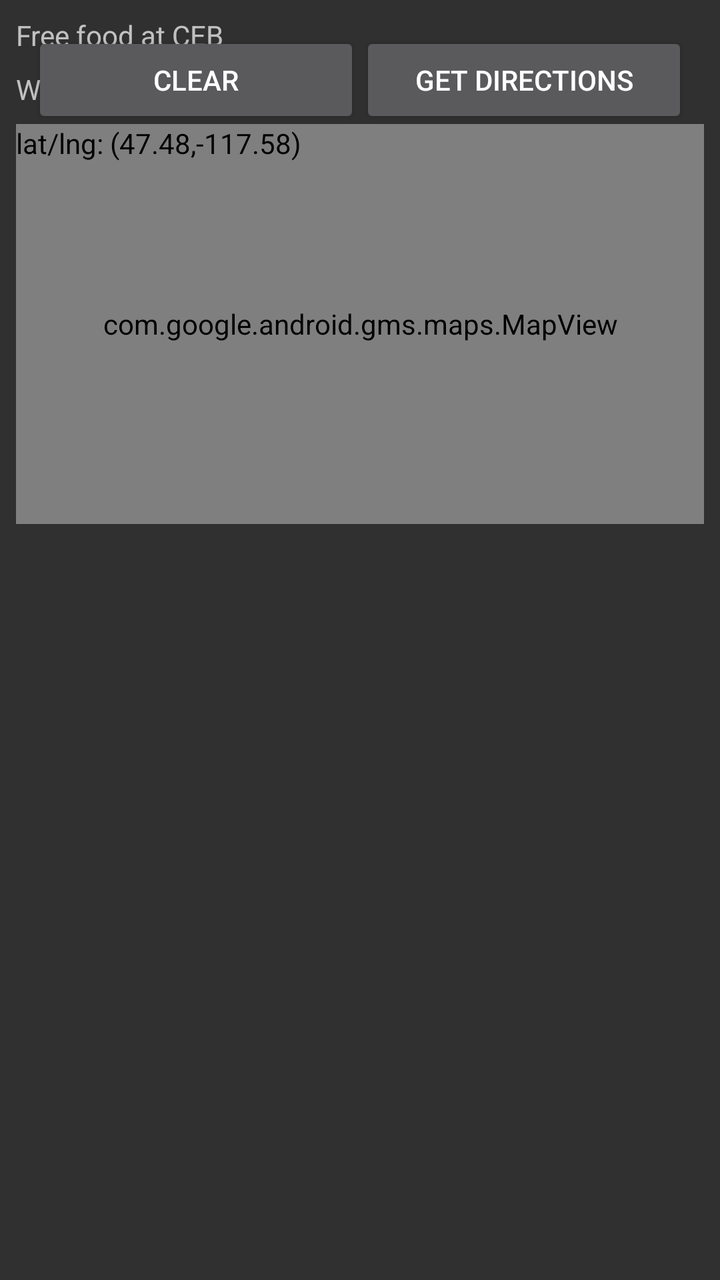
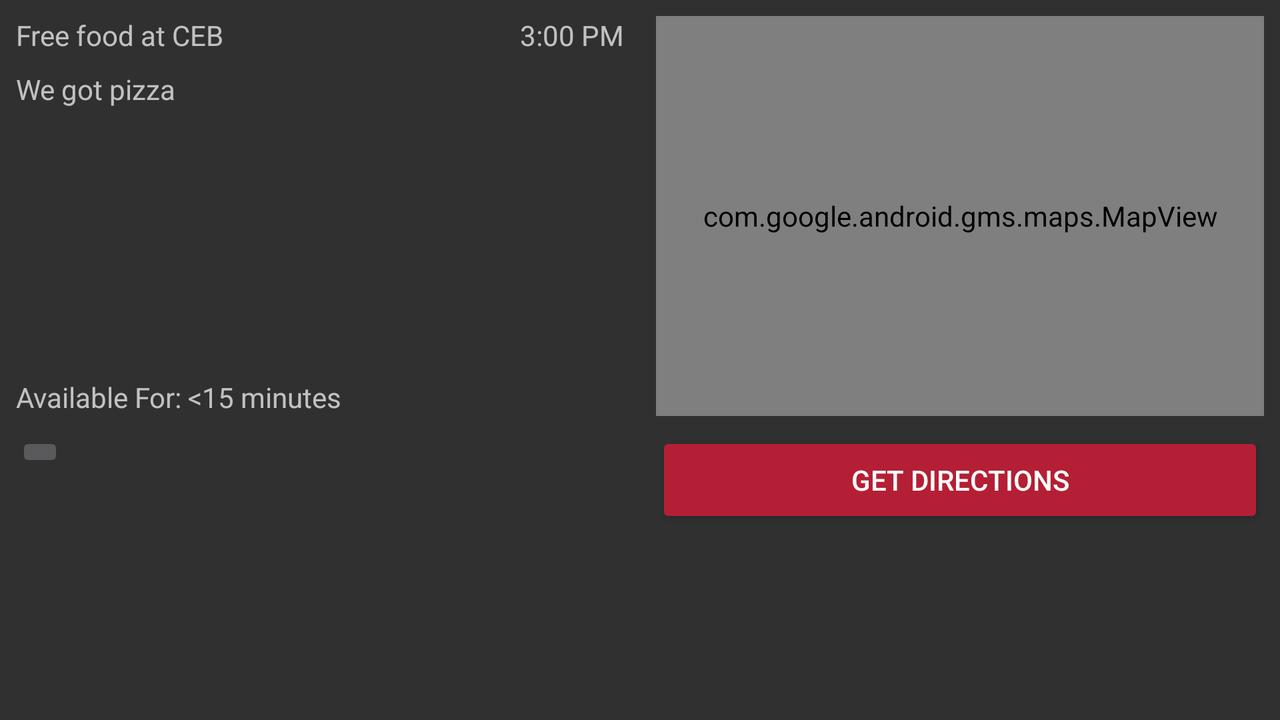

One screen, two layout resources from the same app: the default and the repository's alternative for another configuration. Each is rendered where Android would select it; the XML of both is given below.
<!-- AndroidManifest.xml: application theme AppTheme -->
<!-- res/layout/notification_item.xml -->
<?xml version="1.0" encoding="utf-8"?>
<android.support.constraint.ConstraintLayout
    xmlns:android="http://schemas.android.com/apk/res/android"
    xmlns:app="http://schemas.android.com/apk/res-auto"
    xmlns:tools="http://schemas.android.com/tools"
    android:layout_width="match_parent"
    android:layout_height="match_parent">

    <TextView
        android:id="@+id/textViewTitle"
        android:layout_width="wrap_content"
        android:layout_height="wrap_content"
        android:layout_marginLeft="8dp"
        android:layout_marginStart="8dp"
        android:layout_marginTop="8dp"
        android:text="Free food at CEB"
        app:layout_constraintStart_toStartOf="parent"
        app:layout_constraintTop_toTopOf="parent" />

    <TextView
        android:id="@+id/textViewBody"
        android:layout_width="wrap_content"
        android:layout_height="wrap_content"
        android:layout_marginEnd="8dp"
        android:layout_marginLeft="8dp"
        android:layout_marginRight="8dp"
        android:layout_marginStart="8dp"
        android:layout_marginTop="8dp"
        android:text="We got pizza"
        app:layout_constraintEnd_toEndOf="parent"
        app:layout_constraintHorizontal_bias="0.0"
        app:layout_constraintStart_toStartOf="parent"
        app:layout_constraintTop_toBottomOf="@+id/textViewTitle" />

    <android.support.constraint.ConstraintLayout
        android:id="@+id/constraintLayout"
        android:layout_width="0dp"
        android:layout_height="200dp"
        android:layout_marginEnd="8dp"
        android:layout_marginLeft="8dp"
        android:layout_marginRight="8dp"
        android:layout_marginStart="8dp"
        android:layout_marginTop="8dp"
        app:layout_constraintEnd_toEndOf="parent"
        app:layout_constraintStart_toStartOf="parent"
        app:layout_constraintTop_toBottomOf="@+id/textViewBody">

        <RelativeLayout
            android:layout_width="fill_parent"
            android:layout_height="fill_parent">

            <com.google.android.gms.maps.MapView
                android:id="@+id/mapViewEater"
                android:layout_width="match_parent"
                android:layout_height="match_parent" />

            <TextView
                android:id="@+id/textViewLatLngEater"
                android:layout_width="match_parent"
                android:layout_height="wrap_content"
                android:text="lat/lng: (47.48,-117.58)"
                android:textColor="@color/black" />
        </RelativeLayout>
    </android.support.constraint.ConstraintLayout>

    <LinearLayout
        android:layout_width="0dp"
        android:layout_height="match_parent"
        android:layout_marginEnd="8dp"
        android:layout_marginLeft="8dp"
        android:layout_marginRight="8dp"
        android:layout_marginStart="8dp"
        android:layout_marginTop="8dp"
        android:orientation="horizontal"
        app:layout_constraintEnd_toEndOf="parent"
        app:layout_constraintStart_toStartOf="parent"
        app:layout_constraintTop_toBottomOf="@+id/constraintLayout">

        <Button
            android:id="@+id/buttonClear"
            android:layout_width="0dp"
            android:layout_height="wrap_content"
            android:layout_marginLeft="8dp"
            android:layout_marginStart="8dp"
            android:layout_marginTop="8dp"
            android:layout_marginBottom="8dp"
            android:layout_weight="1"
            android:text="Clear"
            app:layout_constraintStart_toStartOf="parent"
            app:layout_constraintTop_toBottomOf="@+id/constraintLayout" />

        <Button
            android:id="@+id/buttonDirections"
            android:layout_width="0dp"
            android:layout_height="wrap_content"
            android:layout_marginEnd="8dp"
            android:layout_marginRight="8dp"
            android:layout_marginTop="8dp"
            android:layout_marginBottom="8dp"
            android:layout_weight="1"
            android:text="Get Directions"
            app:layout_constraintEnd_toEndOf="parent"
            app:layout_constraintTop_toBottomOf="@+id/constraintLayout" />
    </LinearLayout>

</android.support.constraint.ConstraintLayout>
<!-- resources referenced by this layout -->
<resources>
  <style name="AppTheme" parent="Theme.AppCompat.NoActionBar">
          
          <item name="windowActionBar">true</item>
          <item name="windowNoTitle">false</item>
          <item name="colorAccent">@color/colorAccent</item>
          <item name="colorPrimary">@color/colorPrimary</item>
      </style>
  <color name="colorAccent">#b41f35</color>
  <color name="colorPrimary">#b41f35</color>
</resources>
<!-- res/layout-land/notification_item.xml (the repository's variant of the layout above) -->
<!-- drawn on the phone turned sideways -->
<?xml version="1.0" encoding="utf-8"?>
<android.support.constraint.ConstraintLayout xmlns:android="http://schemas.android.com/apk/res/android"
	xmlns:app="http://schemas.android.com/apk/res-auto"
	xmlns:tools="http://schemas.android.com/tools"
	android:layout_width="match_parent"
	android:layout_height="match_parent">

	<TextView
		android:id="@+id/textViewTitle"
		android:layout_width="0dp"
		android:layout_height="wrap_content"
		android:layout_marginEnd="8dp"
		android:layout_marginLeft="8dp"
		android:layout_marginRight="8dp"
		android:layout_marginStart="8dp"
		android:layout_marginTop="8dp"
		android:text="Free food at CEB"
		app:layout_constraintEnd_toStartOf="@+id/textViewTime"
		app:layout_constraintStart_toStartOf="parent"
		app:layout_constraintTop_toTopOf="parent" />

	<TextView
		android:id="@+id/textViewBody"
		android:layout_width="0dp"
		android:layout_height="wrap_content"
		android:layout_marginEnd="8dp"
		android:layout_marginLeft="8dp"
		android:layout_marginRight="8dp"
		android:layout_marginStart="8dp"
		android:layout_marginTop="8dp"
		android:text="We got pizza"
		app:layout_constraintEnd_toStartOf="@+id/guideline5"
		app:layout_constraintHorizontal_bias="0.0"
		app:layout_constraintStart_toStartOf="parent"
		app:layout_constraintTop_toBottomOf="@+id/textViewTitle" />

	<com.google.android.gms.maps.MapView
		android:id="@+id/mapViewEater"
		android:layout_width="0dp"
		android:layout_height="200dp"
		android:layout_marginEnd="8dp"
		android:layout_marginLeft="8dp"
		android:layout_marginRight="8dp"
		android:layout_marginStart="8dp"
		android:layout_marginTop="8dp"
		app:layout_constraintEnd_toEndOf="parent"
		app:layout_constraintHorizontal_bias="0.0"
		app:layout_constraintStart_toStartOf="@+id/guideline5"
		app:layout_constraintTop_toTopOf="parent" />

	<Button
		android:id="@+id/buttonDirections"
		style="@style/Widget.AppCompat.Button.Colored"
		android:layout_width="0dp"
		android:layout_height="wrap_content"
		android:layout_marginEnd="8dp"
		android:layout_marginLeft="8dp"
		android:layout_marginRight="8dp"
		android:layout_marginStart="8dp"
		android:layout_marginTop="8dp"
		android:drawableEnd="@drawable/ic_directions_white_24dp"
		android:drawableRight="@drawable/ic_directions_white_24dp"
		android:text="@string/get_directions"
		android:textColor="#ffffff"
		app:layout_constraintEnd_toEndOf="parent"
		app:layout_constraintStart_toStartOf="@+id/guideline5"
		app:layout_constraintTop_toBottomOf="@+id/mapViewEater" />

	<ImageButton
		android:id="@+id/buttonClear"
		android:layout_width="wrap_content"
		android:layout_height="wrap_content"
		android:layout_marginLeft="8dp"
		android:layout_marginStart="8dp"
		android:layout_marginTop="8dp"
		app:layout_constraintStart_toStartOf="parent"
		app:layout_constraintTop_toBottomOf="@+id/mapViewEater"
		app:srcCompat="@drawable/ic_delete_white_24dp" />

	<TextView
		android:id="@+id/textViewAvailability"
		android:layout_width="0dp"
		android:layout_height="wrap_content"
		android:layout_marginEnd="8dp"
		android:layout_marginLeft="8dp"
		android:layout_marginRight="8dp"
		android:layout_marginStart="8dp"
		android:text="Available For: &lt;15 minutes"
		app:layout_constraintBottom_toBottomOf="@+id/mapViewEater"
		app:layout_constraintEnd_toStartOf="@+id/guideline5"
		app:layout_constraintStart_toStartOf="parent" />

	<TextView
		android:id="@+id/textViewTime"
		android:layout_width="wrap_content"
		android:layout_height="wrap_content"
		android:layout_marginEnd="8dp"
		android:layout_marginRight="8dp"
		android:layout_marginTop="8dp"
		android:text="3:00 PM"
		app:layout_constraintEnd_toStartOf="@+id/guideline5"
		app:layout_constraintTop_toTopOf="parent" />

	<android.support.constraint.Guideline
		android:id="@+id/guideline5"
		android:layout_width="wrap_content"
		android:layout_height="wrap_content"
		android:orientation="vertical"
		app:layout_constraintGuide_percent=".5" />

</android.support.constraint.ConstraintLayout>
<!-- resources referenced by the variant -->
<!-- as the phone turned sideways resolves them -->
<resources>
  <string name="get_directions">Get Directions</string>
  <style name="AppTheme" parent="Theme.AppCompat.NoActionBar">
          
          <item name="windowActionBar">true</item>
          <item name="windowNoTitle">false</item>
          <item name="colorAccent">@color/colorAccent</item>
          <item name="colorPrimary">@color/colorPrimary</item>
      </style>
  <color name="colorAccent">#b41f35</color>
  <color name="colorPrimary">#b41f35</color>
</resources>
